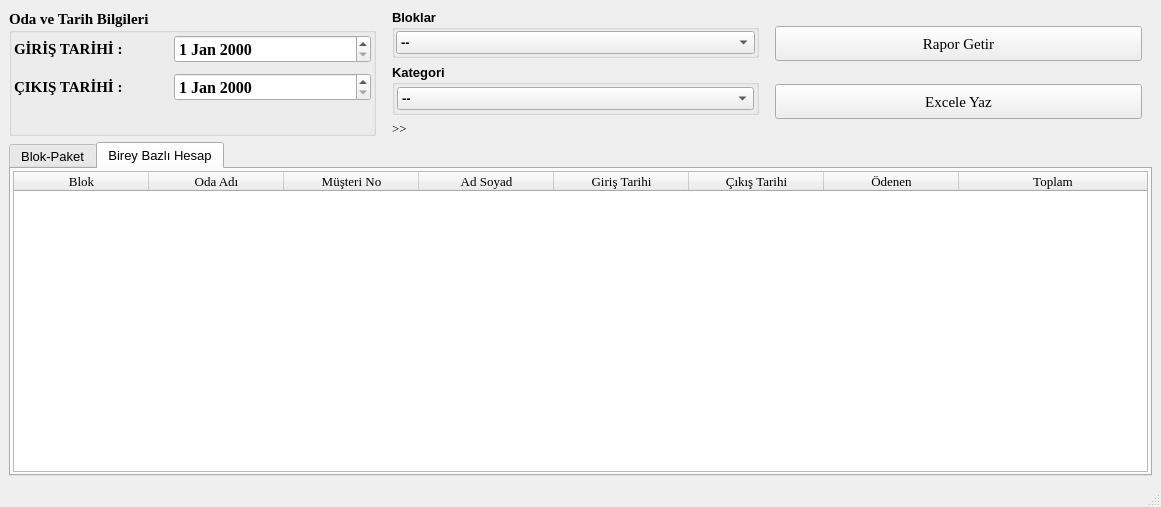
<?xml version="1.0" encoding="UTF-8"?>
<ui version="4.0">
 <class>rapor_MainWindow</class>
 <widget class="QMainWindow" name="rapor_MainWindow">
  <property name="geometry">
   <rect>
    <x>0</x>
    <y>0</y>
    <width>1161</width>
    <height>507</height>
   </rect>
  </property>
  <property name="windowTitle">
   <string>Rapor</string>
  </property>
  <widget class="QWidget" name="centralwidget">
   <layout class="QGridLayout" name="gridLayout_5">
    <item row="0" column="0">
     <layout class="QVBoxLayout" name="verticalLayout_3" stretch="1,6">
      <item>
       <layout class="QHBoxLayout" name="horizontalLayout_3">
        <item>
         <widget class="QGroupBox" name="groupBox_2">
          <property name="font">
           <font>
            <family>Times New Roman</family>
            <pointsize>11</pointsize>
            <weight>75</weight>
            <bold>true</bold>
           </font>
          </property>
          <property name="title">
           <string>Oda ve Tarih Bilgileri</string>
          </property>
          <layout class="QFormLayout" name="formLayout">
           <property name="horizontalSpacing">
            <number>2</number>
           </property>
           <property name="verticalSpacing">
            <number>10</number>
           </property>
           <property name="leftMargin">
            <number>2</number>
           </property>
           <property name="topMargin">
            <number>2</number>
           </property>
           <property name="rightMargin">
            <number>2</number>
           </property>
           <property name="bottomMargin">
            <number>2</number>
           </property>
           <item row="0" column="0">
            <widget class="QLabel" name="label_10">
             <property name="font">
              <font>
               <family>Times New Roman</family>
               <pointsize>11</pointsize>
               <weight>75</weight>
               <bold>true</bold>
              </font>
             </property>
             <property name="text">
              <string>GİRİŞ TARİHİ :             </string>
             </property>
            </widget>
           </item>
           <item row="0" column="1">
            <widget class="QDateEdit" name="giris_dateEdit">
             <property name="font">
              <font>
               <family>Times New Roman</family>
               <pointsize>12</pointsize>
               <weight>75</weight>
               <bold>true</bold>
              </font>
             </property>
            </widget>
           </item>
           <item row="1" column="0">
            <widget class="QLabel" name="label_11">
             <property name="font">
              <font>
               <family>Times New Roman</family>
               <pointsize>11</pointsize>
               <weight>75</weight>
               <bold>true</bold>
              </font>
             </property>
             <property name="text">
              <string>ÇIKIŞ TARİHİ :</string>
             </property>
            </widget>
           </item>
           <item row="1" column="1">
            <widget class="QDateEdit" name="cikis_dateEdit">
             <property name="font">
              <font>
               <family>Times New Roman</family>
               <pointsize>12</pointsize>
               <weight>75</weight>
               <bold>true</bold>
              </font>
             </property>
            </widget>
           </item>
          </layout>
         </widget>
        </item>
        <item>
         <spacer name="horizontalSpacer_2">
          <property name="orientation">
           <enum>Qt::Horizontal</enum>
          </property>
          <property name="sizeType">
           <enum>QSizePolicy::Fixed</enum>
          </property>
          <property name="sizeHint" stdset="0">
           <size>
            <width>10</width>
            <height>20</height>
           </size>
          </property>
         </spacer>
        </item>
        <item>
         <layout class="QVBoxLayout" name="verticalLayout">
          <item>
           <widget class="QGroupBox" name="groupBox_3">
            <property name="font">
             <font>
              <pointsize>10</pointsize>
              <weight>75</weight>
              <bold>true</bold>
             </font>
            </property>
            <property name="title">
             <string>Bloklar</string>
            </property>
            <layout class="QGridLayout" name="gridLayout_4">
             <property name="leftMargin">
              <number>1</number>
             </property>
             <property name="topMargin">
              <number>1</number>
             </property>
             <property name="rightMargin">
              <number>1</number>
             </property>
             <property name="bottomMargin">
              <number>1</number>
             </property>
             <item row="0" column="0">
              <widget class="QComboBox" name="blok_comboBox">
               <property name="minimumSize">
                <size>
                 <width>140</width>
                 <height>0</height>
                </size>
               </property>
               <property name="maxVisibleItems">
                <number>12</number>
               </property>
               <item>
                <property name="text">
                 <string>--</string>
                </property>
               </item>
               <item>
                <property name="text">
                 <string>Blaueshaus</string>
                </property>
               </item>
               <item>
                <property name="text">
                 <string>Violeteshaus</string>
                </property>
               </item>
               <item>
                <property name="text">
                 <string>Orangeneshaus</string>
                </property>
               </item>
               <item>
                <property name="text">
                 <string>GrünesHaus</string>
                </property>
               </item>
               <item>
                <property name="text">
                 <string>RotesHaus</string>
                </property>
               </item>
               <item>
                <property name="text">
                 <string>Prövenholz</string>
                </property>
               </item>
               <item>
                <property name="text">
                 <string>Taubental</string>
                </property>
               </item>
               <item>
                <property name="text">
                 <string>Appartment 5</string>
                </property>
               </item>
               <item>
                <property name="text">
                 <string>Appartment 13</string>
                </property>
               </item>
               <item>
                <property name="text">
                 <string>Beneckerlinde</string>
                </property>
               </item>
              </widget>
             </item>
            </layout>
           </widget>
          </item>
          <item>
           <widget class="QGroupBox" name="groupBox">
            <property name="font">
             <font>
              <pointsize>10</pointsize>
              <weight>75</weight>
              <bold>true</bold>
             </font>
            </property>
            <property name="title">
             <string>Kategori</string>
            </property>
            <layout class="QGridLayout" name="gridLayout_3">
             <property name="leftMargin">
              <number>2</number>
             </property>
             <property name="topMargin">
              <number>2</number>
             </property>
             <property name="rightMargin">
              <number>2</number>
             </property>
             <property name="bottomMargin">
              <number>2</number>
             </property>
             <item row="0" column="0">
              <widget class="QComboBox" name="kategori_comboBox">
               <property name="minimumSize">
                <size>
                 <width>140</width>
                 <height>0</height>
                </size>
               </property>
               <item>
                <property name="text">
                 <string>--</string>
                </property>
               </item>
               <item>
                <property name="text">
                 <string>Yetişkin</string>
                </property>
               </item>
               <item>
                <property name="text">
                 <string>Çocuk</string>
                </property>
               </item>
              </widget>
             </item>
            </layout>
           </widget>
          </item>
          <item>
           <widget class="QLabel" name="bilgilendirme">
            <property name="font">
             <font>
              <family>Times New Roman</family>
              <pointsize>10</pointsize>
              <weight>50</weight>
              <bold>false</bold>
             </font>
            </property>
            <property name="text">
             <string>&gt;&gt;</string>
            </property>
           </widget>
          </item>
         </layout>
        </item>
        <item>
         <spacer name="horizontalSpacer_3">
          <property name="orientation">
           <enum>Qt::Horizontal</enum>
          </property>
          <property name="sizeType">
           <enum>QSizePolicy::Fixed</enum>
          </property>
          <property name="sizeHint" stdset="0">
           <size>
            <width>10</width>
            <height>20</height>
           </size>
          </property>
         </spacer>
        </item>
        <item>
         <layout class="QVBoxLayout" name="verticalLayout_2">
          <item>
           <widget class="QPushButton" name="RaporGetir_pushButton">
            <property name="sizePolicy">
             <sizepolicy hsizetype="Minimum" vsizetype="Fixed">
              <horstretch>0</horstretch>
              <verstretch>0</verstretch>
             </sizepolicy>
            </property>
            <property name="minimumSize">
             <size>
              <width>0</width>
              <height>35</height>
             </size>
            </property>
            <property name="font">
             <font>
              <family>Times New Roman</family>
              <pointsize>11</pointsize>
             </font>
            </property>
            <property name="text">
             <string>Rapor Getir</string>
            </property>
           </widget>
          </item>
          <item>
           <widget class="QPushButton" name="ExceleYaz_pushButton">
            <property name="sizePolicy">
             <sizepolicy hsizetype="Minimum" vsizetype="Fixed">
              <horstretch>0</horstretch>
              <verstretch>0</verstretch>
             </sizepolicy>
            </property>
            <property name="minimumSize">
             <size>
              <width>0</width>
              <height>35</height>
             </size>
            </property>
            <property name="font">
             <font>
              <family>Times New Roman</family>
              <pointsize>11</pointsize>
             </font>
            </property>
            <property name="text">
             <string>Excele Yaz</string>
            </property>
           </widget>
          </item>
         </layout>
        </item>
        <item>
         <spacer name="horizontalSpacer">
          <property name="orientation">
           <enum>Qt::Horizontal</enum>
          </property>
          <property name="sizeType">
           <enum>QSizePolicy::Fixed</enum>
          </property>
          <property name="sizeHint" stdset="0">
           <size>
            <width>10</width>
            <height>20</height>
           </size>
          </property>
         </spacer>
        </item>
       </layout>
      </item>
      <item>
       <widget class="QTabWidget" name="tabWidget">
        <property name="font">
         <font>
          <pointsize>10</pointsize>
          <weight>50</weight>
          <bold>false</bold>
         </font>
        </property>
        <property name="currentIndex">
         <number>1</number>
        </property>
        <widget class="QWidget" name="tab">
         <attribute name="title">
          <string>Blok-Paket</string>
         </attribute>
         <layout class="QGridLayout" name="gridLayout_2">
          <property name="leftMargin">
           <number>2</number>
          </property>
          <property name="topMargin">
           <number>2</number>
          </property>
          <property name="rightMargin">
           <number>2</number>
          </property>
          <property name="bottomMargin">
           <number>2</number>
          </property>
          <property name="spacing">
           <number>2</number>
          </property>
          <item row="0" column="0">
           <layout class="QHBoxLayout" name="horizontalLayout">
            <property name="spacing">
             <number>15</number>
            </property>
            <item>
             <widget class="QTableWidget" name="blokToplam_tableWidget">
              <property name="sizePolicy">
               <sizepolicy hsizetype="Fixed" vsizetype="Expanding">
                <horstretch>0</horstretch>
                <verstretch>0</verstretch>
               </sizepolicy>
              </property>
              <property name="minimumSize">
               <size>
                <width>410</width>
                <height>0</height>
               </size>
              </property>
              <property name="font">
               <font>
                <family>Times New Roman</family>
                <pointsize>10</pointsize>
                <weight>50</weight>
                <bold>false</bold>
               </font>
              </property>
              <property name="editTriggers">
               <set>QAbstractItemView::NoEditTriggers</set>
              </property>
              <property name="alternatingRowColors">
               <bool>true</bool>
              </property>
              <property name="selectionMode">
               <enum>QAbstractItemView::SingleSelection</enum>
              </property>
              <property name="selectionBehavior">
               <enum>QAbstractItemView::SelectRows</enum>
              </property>
              <property name="showGrid">
               <bool>false</bool>
              </property>
              <property name="gridStyle">
               <enum>Qt::CustomDashLine</enum>
              </property>
              <property name="sortingEnabled">
               <bool>false</bool>
              </property>
              <property name="rowCount">
               <number>0</number>
              </property>
              <attribute name="horizontalHeaderDefaultSectionSize">
               <number>125</number>
              </attribute>
              <attribute name="horizontalHeaderStretchLastSection">
               <bool>true</bool>
              </attribute>
              <attribute name="verticalHeaderVisible">
               <bool>false</bool>
              </attribute>
              <attribute name="verticalHeaderDefaultSectionSize">
               <number>25</number>
              </attribute>
              <attribute name="verticalHeaderMinimumSectionSize">
               <number>20</number>
              </attribute>
              <attribute name="verticalHeaderStretchLastSection">
               <bool>false</bool>
              </attribute>
              <column>
               <property name="text">
                <string>Blok Adı</string>
               </property>
              </column>
              <column>
               <property name="text">
                <string>Ödenen</string>
               </property>
              </column>
              <column>
               <property name="text">
                <string>Toplam</string>
               </property>
              </column>
             </widget>
            </item>
            <item>
             <widget class="QTableWidget" name="paketToplam_tableWidget">
              <property name="minimumSize">
               <size>
                <width>700</width>
                <height>0</height>
               </size>
              </property>
              <property name="font">
               <font>
                <family>Times New Roman</family>
                <pointsize>10</pointsize>
                <weight>50</weight>
                <bold>false</bold>
               </font>
              </property>
              <property name="editTriggers">
               <set>QAbstractItemView::NoEditTriggers</set>
              </property>
              <property name="alternatingRowColors">
               <bool>true</bool>
              </property>
              <property name="selectionMode">
               <enum>QAbstractItemView::SingleSelection</enum>
              </property>
              <property name="selectionBehavior">
               <enum>QAbstractItemView::SelectRows</enum>
              </property>
              <property name="showGrid">
               <bool>false</bool>
              </property>
              <property name="gridStyle">
               <enum>Qt::CustomDashLine</enum>
              </property>
              <property name="sortingEnabled">
               <bool>false</bool>
              </property>
              <property name="rowCount">
               <number>0</number>
              </property>
              <attribute name="horizontalHeaderDefaultSectionSize">
               <number>135</number>
              </attribute>
              <attribute name="horizontalHeaderStretchLastSection">
               <bool>true</bool>
              </attribute>
              <attribute name="verticalHeaderVisible">
               <bool>false</bool>
              </attribute>
              <attribute name="verticalHeaderDefaultSectionSize">
               <number>27</number>
              </attribute>
              <attribute name="verticalHeaderMinimumSectionSize">
               <number>20</number>
              </attribute>
              <attribute name="verticalHeaderStretchLastSection">
               <bool>false</bool>
              </attribute>
              <column>
               <property name="text">
                <string>Paket Adı</string>
               </property>
              </column>
              <column>
               <property name="text">
                <string>Adet</string>
               </property>
              </column>
              <column>
               <property name="text">
                <string>Fiyat</string>
               </property>
              </column>
              <column>
               <property name="text">
                <string>Ödenen</string>
               </property>
              </column>
              <column>
               <property name="text">
                <string>Toplam</string>
               </property>
              </column>
             </widget>
            </item>
           </layout>
          </item>
         </layout>
        </widget>
        <widget class="QWidget" name="tab_2">
         <attribute name="title">
          <string>Birey Bazlı Hesap</string>
         </attribute>
         <layout class="QGridLayout" name="gridLayout">
          <property name="leftMargin">
           <number>2</number>
          </property>
          <property name="topMargin">
           <number>2</number>
          </property>
          <property name="rightMargin">
           <number>2</number>
          </property>
          <property name="bottomMargin">
           <number>2</number>
          </property>
          <property name="spacing">
           <number>2</number>
          </property>
          <item row="0" column="0">
           <widget class="QTableWidget" name="musteri_tableWidget">
            <property name="font">
             <font>
              <family>Times New Roman</family>
              <pointsize>10</pointsize>
              <weight>50</weight>
              <bold>false</bold>
             </font>
            </property>
            <property name="editTriggers">
             <set>QAbstractItemView::NoEditTriggers</set>
            </property>
            <property name="alternatingRowColors">
             <bool>true</bool>
            </property>
            <property name="selectionMode">
             <enum>QAbstractItemView::SingleSelection</enum>
            </property>
            <property name="selectionBehavior">
             <enum>QAbstractItemView::SelectRows</enum>
            </property>
            <property name="showGrid">
             <bool>false</bool>
            </property>
            <property name="gridStyle">
             <enum>Qt::CustomDashLine</enum>
            </property>
            <property name="sortingEnabled">
             <bool>false</bool>
            </property>
            <property name="rowCount">
             <number>0</number>
            </property>
            <attribute name="horizontalHeaderDefaultSectionSize">
             <number>135</number>
            </attribute>
            <attribute name="horizontalHeaderStretchLastSection">
             <bool>true</bool>
            </attribute>
            <attribute name="verticalHeaderVisible">
             <bool>false</bool>
            </attribute>
            <attribute name="verticalHeaderDefaultSectionSize">
             <number>25</number>
            </attribute>
            <attribute name="verticalHeaderMinimumSectionSize">
             <number>20</number>
            </attribute>
            <attribute name="verticalHeaderStretchLastSection">
             <bool>false</bool>
            </attribute>
            <column>
             <property name="text">
              <string>Blok</string>
             </property>
            </column>
            <column>
             <property name="text">
              <string>Oda Adı</string>
             </property>
            </column>
            <column>
             <property name="text">
              <string>Müşteri No</string>
             </property>
            </column>
            <column>
             <property name="text">
              <string>Ad Soyad</string>
             </property>
            </column>
            <column>
             <property name="text">
              <string>Giriş Tarihi</string>
             </property>
            </column>
            <column>
             <property name="text">
              <string>Çıkış Tarihi</string>
             </property>
            </column>
            <column>
             <property name="text">
              <string>Ödenen</string>
             </property>
            </column>
            <column>
             <property name="text">
              <string>Toplam</string>
             </property>
            </column>
           </widget>
          </item>
         </layout>
        </widget>
       </widget>
      </item>
     </layout>
    </item>
   </layout>
  </widget>
  <widget class="QMenuBar" name="menubar">
   <property name="geometry">
    <rect>
     <x>0</x>
     <y>0</y>
     <width>1161</width>
     <height>26</height>
    </rect>
   </property>
  </widget>
  <widget class="QStatusBar" name="statusbar"/>
 </widget>
 <resources/>
 <connections/>
</ui>
